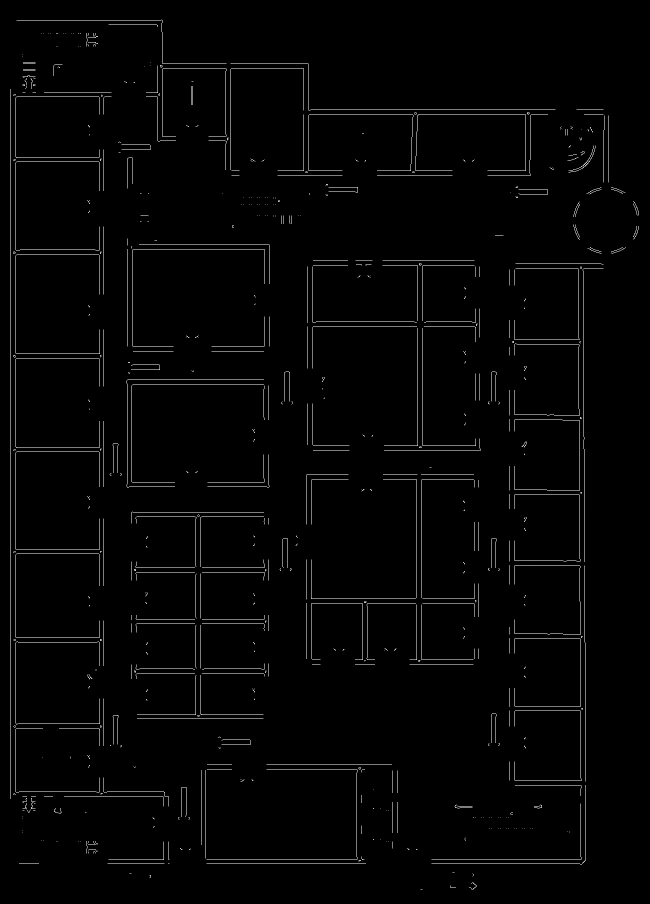
#> input picture server/cleaned_image_2.jpg, 1300 x 1808 px (shown at 1/2 size)
$ python -i utils.py   (imports and definitions only)
#> lines starting #> are read from the running program, lines starting #| are printed output that depends on the picture; after the words box and inside, x2 and y2 are one past the last pixel; in counts of white or black regions, pixels touching at a corner belong together
"""
This module provides functions for extracting walls from floorplan images.
"""

import os
import logging
from typing import List,Tuple
import cv2
import numpy as np
from PIL import Image
import fitz
import os

# [1 line not run here, left out]
logger = logging.getLogger(__name__)


# [21 lines left out: function read_pdf_layers, not called in this run]


def preprocess_image(image: Image) -> np.ndarray:
    """
    Preprocess the image by converting it to grayscale, resizing, and applying Gaussian blur.

    Args:
        image (Image): The input image.

    Returns:
        np.ndarray: The preprocessed image.
    """
    # Convert the image to grayscale if it is not already
    image_array = np.array(image)
    if len(image_array.shape) == 3 and image_array.shape[2] == 3:
        image_gray = cv2.cvtColor(image_array, cv2.COLOR_RGB2GRAY)
    else:
        image_gray = image_array

    # Resize the image to make the lines thicker
    scale_percent = 200  # Percent of original size
    width = int(image_gray.shape[1] * scale_percent / 100)
    height = int(image_gray.shape[0] * scale_percent / 100)
    dim = (width, height)
    resized_image = cv2.resize(image_gray, dim, interpolation=cv2.INTER_AREA)

    # Apply Gaussian blur to smooth the image
    blurred_image = cv2.GaussianBlur(resized_image, (5, 5), 0)
    return blurred_image
# [84 lines left out: functions process_contours, keep_straight_lines, not called in this run]


def remove_artifacts(edges: np.ndarray, size: int, iterations: int = 1) -> np.ndarray:
    """
    Remove artifacts from the image using morphological operations.
    """
    kernel = np.ones((size, size), np.uint8)
    artifact_filter = cv2.morphologyEx(
        edges, cv2.MORPH_CLOSE, kernel, iterations=iterations
    )
    artifact_filter = cv2.morphologyEx(
        artifact_filter, cv2.MORPH_OPEN, kernel, iterations=iterations
    )

    artifact_filter = cv2.dilate(artifact_filter, kernel, iterations=3)
    artifact_filter = cv2.erode(artifact_filter, kernel, iterations=2)

    cleaned_image = cv2.bitwise_and(edges, edges, mask=cv2.bitwise_not(artifact_filter))
    return cleaned_image


def get_wall_contours(cleaned_image: np.ndarray) -> List[np.ndarray]:
    """
    Get wall contours from the cleaned image.
    """
    # Find contours on the cleaned image
    contours, _ = cv2.findContours(
        cleaned_image,
        cv2.RETR_TREE,
        cv2.CHAIN_APPROX_SIMPLE,  # Use RETR_TREE to capture nested contours
    )

    wall_contours = []
    for cnt in contours:
        # Approximate the contour to reduce the number of points
        approx = cv2.approxPolyDP(cnt, 5, True)  # Loosen approximation tolerance

        # Calculate the bounding rectangle of the contour
        _, _, w, h = cv2.boundingRect(approx)

        # Calculate the aspect ratio and area of the bounding rectangle
        aspect_ratio = float(w) / h
        area = cv2.contourArea(approx)

        # Relax the filtering conditions for aspect ratio and area
        if (
            0.1 < aspect_ratio < 10.0 and area > 500
        ):  # Adjust thresholds for smaller walls
            wall_contours.append(approx)

    return wall_contours


# def get_outer_contour(image: Image) -> np.ndarray:
#     """
#     Get the outer contour of all the walls, just the outer shell.

#     Args:
#         image (np.ndarray): The input image.

#     Returns:
#         np.ndarray: The image with the outer contour of all the walls.
#     """
#     # Preprocess the image
#     preprocessed_image = preprocess_image(image)

#     # Perform edge detection
#     edges = cv2.Canny(preprocessed_image, 50, 150)

#     # Remove artifacts
#     cleaned_edges = remove_artifacts(edges, 7, 1)

#     # Find the outer contour
#     contours, _ = cv2.findContours(
#         cleaned_edges, cv2.RETR_EXTERNAL, cv2.CHAIN_APPROX_SIMPLE
#     )

#     # Create a blank image to draw the outer contour
#     outer_contour_image = np.zeros_like(cleaned_edges)
#     cv2.drawContours(outer_contour_image, contours, -1, (255, 255, 255), 2)

#     return outer_contour_image

#orginal get_outer_contour
# [122 lines left out: functions get_outer_contour, remove_small_artifacts, get_outer_contour, sort_contours, not called in this run]


def extract_walls(image_initial: Image) -> List[np.ndarray]:
    """
    Extract wall contours from the initial image.

    Args:
        image_initial (Image): The initial input image.

    Returns:
        List[np.ndarray]: A list of wall contours.
    """
    logger.info("Processing image...")
    # Preprocess the image
    preprocessed_image_array: np.ndarray = preprocess_image(image_initial)
    logger.info("Image preprocessed.")

    # Ensure the image is in grayscale
    if len(preprocessed_image_array.shape) == 3 and preprocessed_image_array.shape[2] == 3:
        preprocessed_image_array = cv2.cvtColor(preprocessed_image_array, cv2.COLOR_RGB2GRAY)

    # Apply adaptive thresholding
    binary_img = cv2.adaptiveThreshold(
        preprocessed_image_array,
        255,
        cv2.ADAPTIVE_THRESH_GAUSSIAN_C,
        cv2.THRESH_BINARY_INV,
        11,
        2,
    )
    logger.info("Adaptive thresholding applied.")

    # Perform Canny edge detection
    edges = cv2.Canny(binary_img, 50, 150)
    cv2.imwrite("edges.jpg", edges)
    logger.info("Canny edge detection performed. Image written to edges.jpg")

    # Clean unwanted features
    cleaned_image = remove_artifacts(edges, 7, 1)
    cv2.imwrite("cleaned_image_1.jpg", cleaned_image)
    logger.info(
        "First artifact removal step completed. Image written to cleaned_image_1.jpg"
    )
    artifact_removal_step: int = 2
    while artifact_removal_step < 4:
        size = 3
        cleaned_image = remove_artifacts(cleaned_image, size, artifact_removal_step)
        cv2.imwrite(f"cleaned_image_{artifact_removal_step}.jpg", cleaned_image)
        logger.info(
            "Artifact removal step %d completed. Image written to cleaned_image_%d.jpg",
            artifact_removal_step,
            artifact_removal_step,
        )
        artifact_removal_step += 1

    wall_contours = get_wall_contours(cleaned_image)
    logger.info("Wall contours extracted.")
    return wall_contours

>>> import cv2
>>> picture = cv2.cvtColor(cv2.imread('cleaned_image_2.jpg'), cv2.COLOR_BGR2RGB)
#> picture is the input picture: shape (1808, 1300, 3); min 0, max 255, mean 4.3
>>> result = extract_walls(picture)
#> in extract_walls, `binary_img = cv2.adaptiveThreshold( preprocessed_image_array, 255, cv2..`:
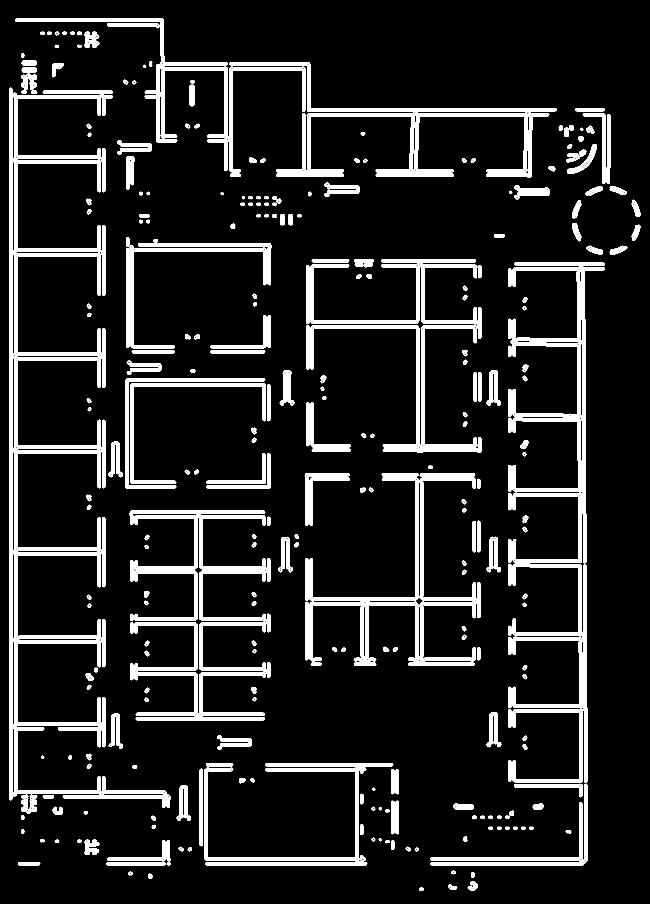
#> binary_img: shape (3616, 2600) (shown at 1/4 size); 7% white; 342 white regions (26 under 20 px), largest, box (x1, y1, x2, y2) and area: (36, 351, 681, 3231) 125130, (518, 2041, 1082, 2881) 59672, (2043, 1048, 2419, 2253) 44466
#> in extract_walls, `edges = cv2.Canny(binary_img, 50, 150)`:
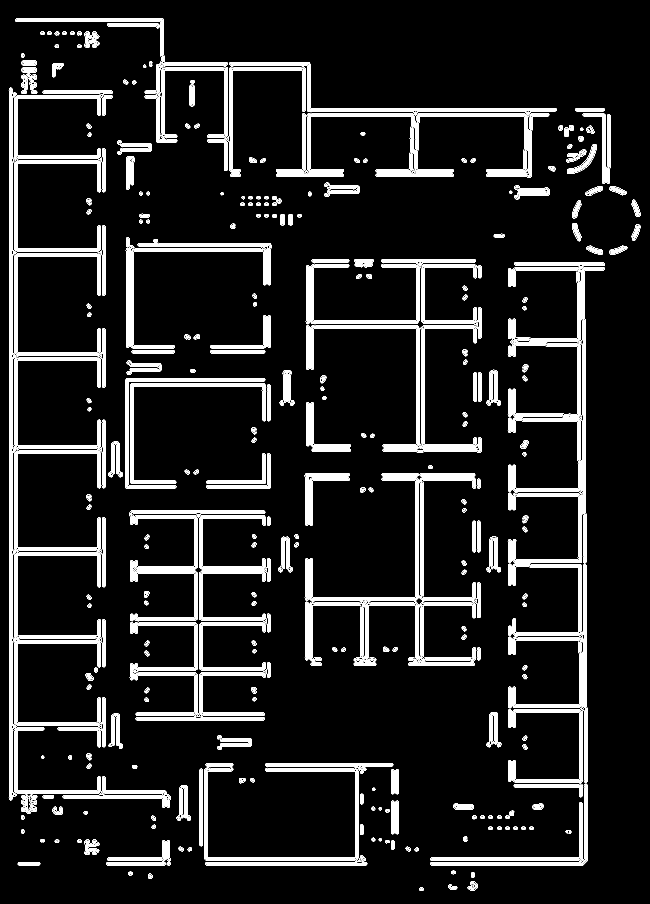
#> edges: shape (3616, 2600) (shown at 1/4 size); 3.5% white in thin lines or dots
#> in remove_artifacts, `artifact_filter = cv2.morphologyEx( edges, cv2.MORPH_CLOSE, kernel, it..`:
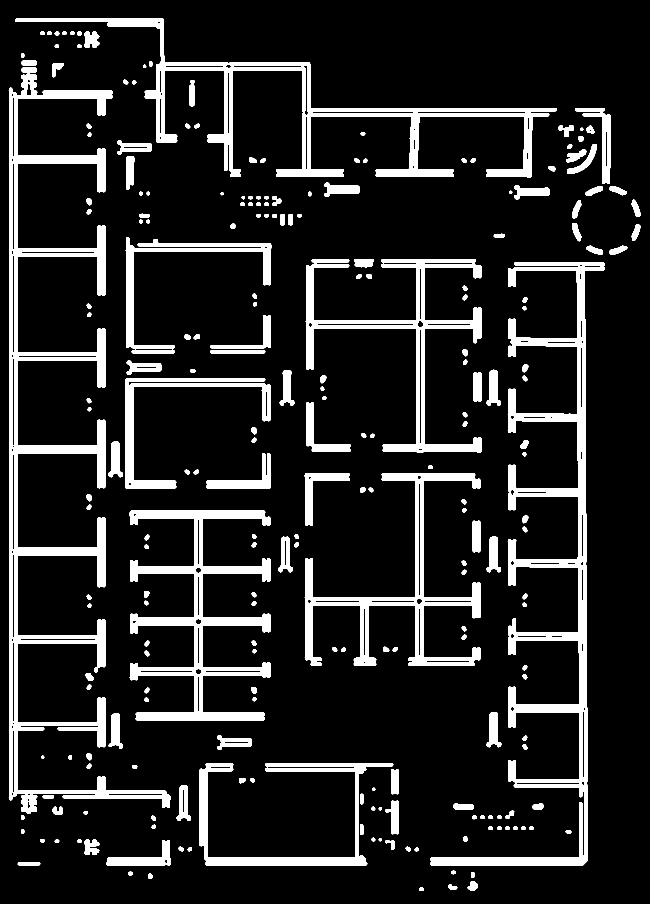
#> artifact_filter: shape (3616, 2600) (shown at 1/4 size); 12.2% white; 237 white regions, largest, box (x1, y1, x2, y2) and area: (35, 270, 681, 3255) 225185, (1720, 1048, 2419, 3464) 178854, (61, 73, 2227, 709) 126463
#> in remove_artifacts, `artifact_filter = cv2.morphologyEx( artifact_filter, cv2.MORPH_OPEN, k..`: artifact_filter: shape (3616, 2600); 12.1% white; 239 white regions, largest, box (x1, y1, x2, y2) and area: (36, 270, 681, 3255) 224699, (1722, 1048, 2418, 3463) 178586, (62, 73, 2226, 709) 126240
#> in remove_artifacts, `artifact_filter = cv2.dilate(artifact_filter, kernel, iterations=3)`:
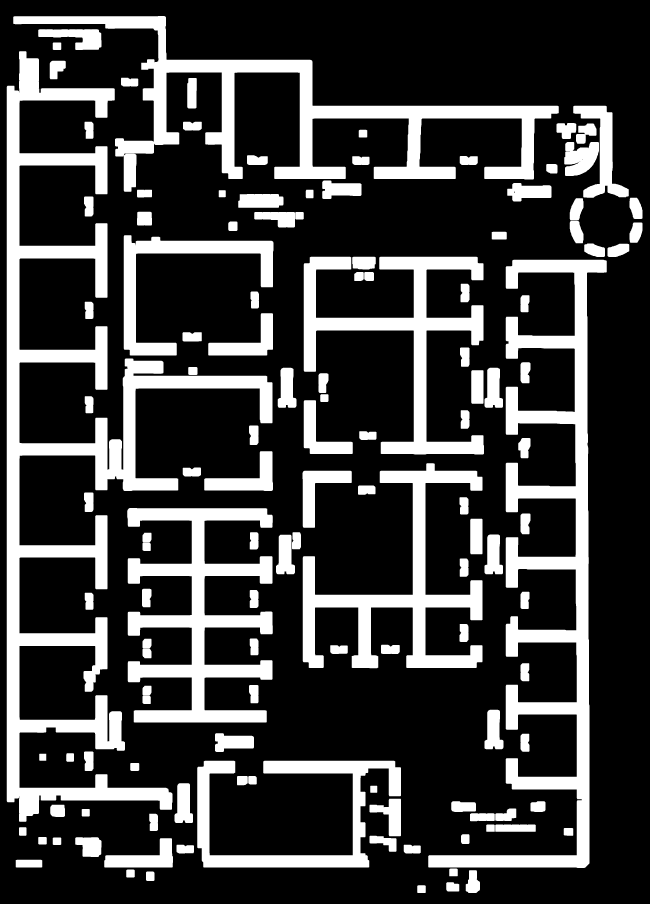
#> artifact_filter: shape (3616, 2600) (shown at 1/4 size); 23.5% white; 132 white regions, largest, box (x1, y1, x2, y2) and area: (27, 205, 1090, 3287) 504197, (1713, 1039, 2427, 3472) 312519, (53, 64, 2235, 767) 250807
#> in remove_artifacts, `artifact_filter = cv2.erode(artifact_filter, kernel, iterations=2)`:
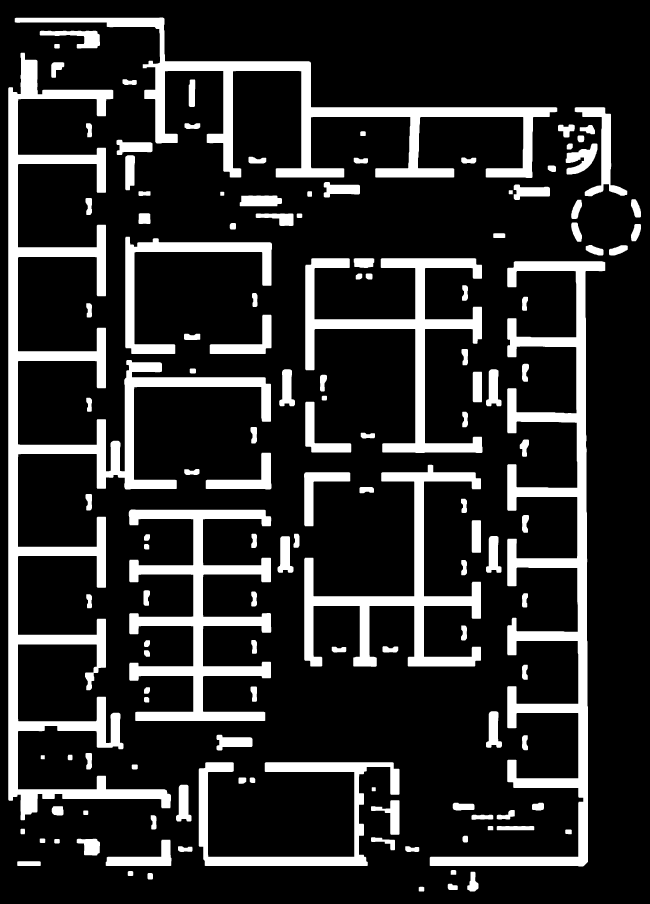
#> artifact_filter: shape (3616, 2600) (shown at 1/4 size); 16.9% white; 137 white regions, largest, box (x1, y1, x2, y2) and area: (33, 211, 1084, 3281) 379793, (1719, 1045, 2421, 3466) 235947, (59, 70, 2229, 712) 175322
#> in remove_artifacts, `cleaned_image = cv2.bitwise_and(edges, edges, mask=cv2.bitwise_not(art..`: cleaned_image: shape (3616, 2600); every value is 0
#> after the loop in extract_walls, `while artifact_removal_step < 4:`: artifact_removal_step = 4
#> in get_wall_contours, `contours, _ = cv2.findContours( cleaned_image, cv2.RETR_TREE, cv2.CHAI..`: contours = []
#> result = []

$ run again, on server/Dilation.jpg
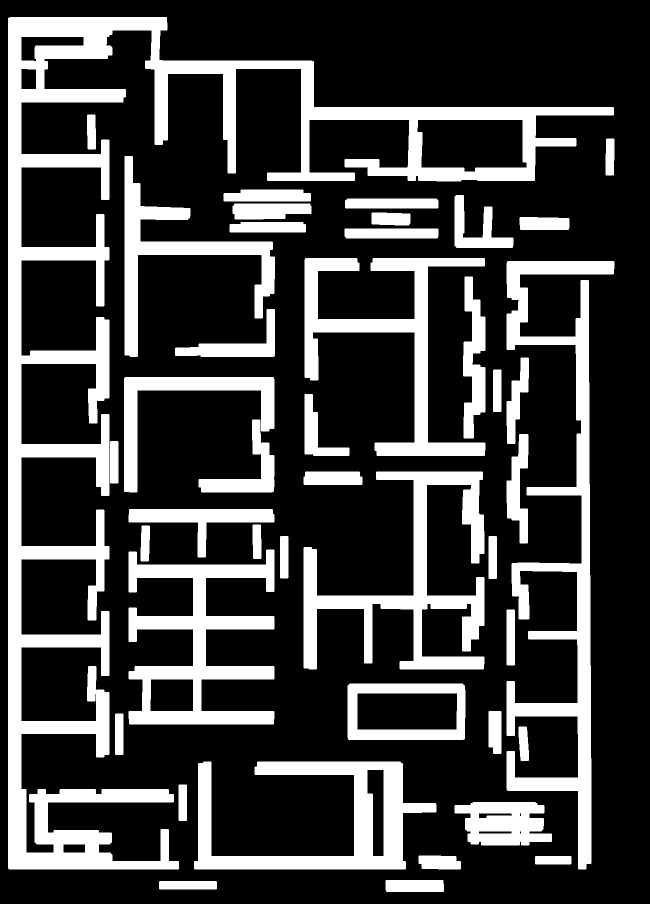
#> input picture server/Dilation.jpg, 1300 x 1808 px (shown at 1/2 size)
#> picture is the input picture: shape (1808, 1300, 3); min 0, max 255, mean 62.9
#> in extract_walls, `binary_img = cv2.adaptiveThreshold( preprocessed_image_array, 255, cv2..`:
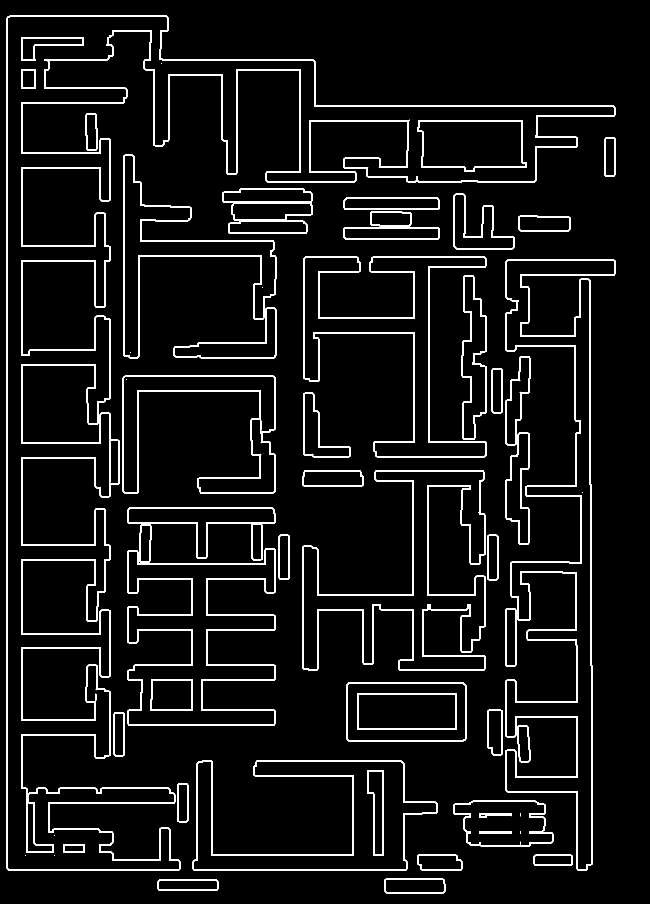
#> binary_img: shape (3616, 2600) (shown at 1/4 size); 5.3% white; 54 white regions (9 under 20 px), largest, box (x1, y1, x2, y2) and area: (27, 63, 2462, 3484) 149724, (2020, 1039, 2463, 3484) 52172, (509, 2031, 1104, 2904) 40733
#> edges: shape (3616, 2600); 2.1% white in thin lines or dots
#> after the loop in extract_walls, `while artifact_removal_step < 4:`:
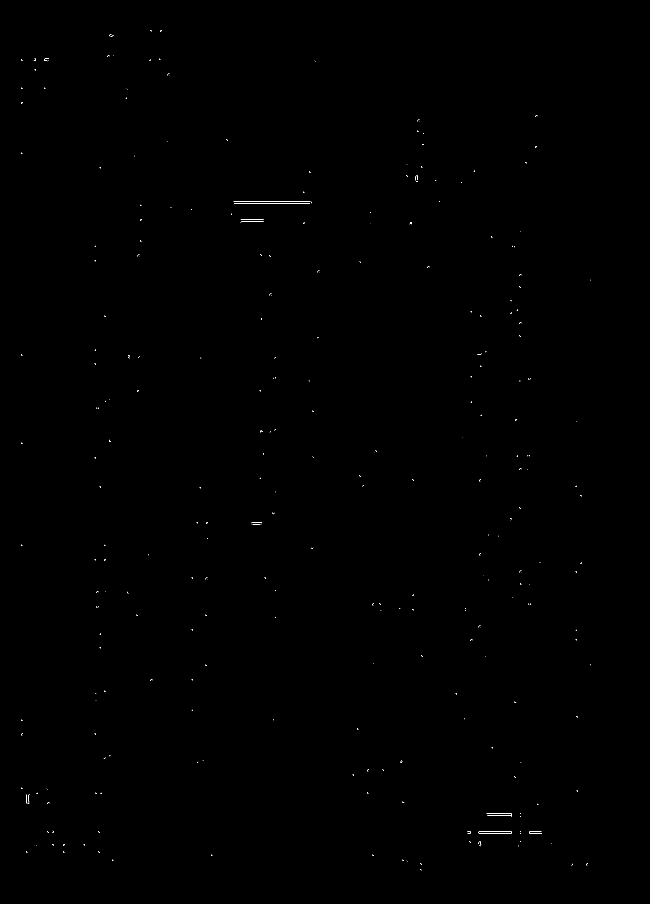
#> cleaned_image: shape (3616, 2600) (shown at 1/4 size); 0.04% white in thin lines or dots, all inside (x1, y1, x2, y2) = (85, 121, 2362, 3481)
#> after the loop in extract_walls, `while artifact_removal_step < 4:`: artifact_removal_step = 4
#> contours = 324 contours, 322 with area under 20; largest, box (x1, y1, x2, y2) and area: (1915, 3325, 2046, 3334) 1037, (1915, 3325, 2046, 3334) 1036
#> the loop in get_wall_contours, `for cnt in contours:` made 324 passes
#> (approx, w, h, aspect_ratio, area) on passes 29 to 30: ([[1915, 3327], [1916, 3333], [2045, 3333], [2044, 3325]], 131, 9, 14.56, 904), ([[1915, 3327], [2044, 3325], [2045, 3332], [1916, 3333]], 131, 9, 14.56, 840)
#> after the loop in get_wall_contours, `for cnt in contours:`: wall_contours = []
